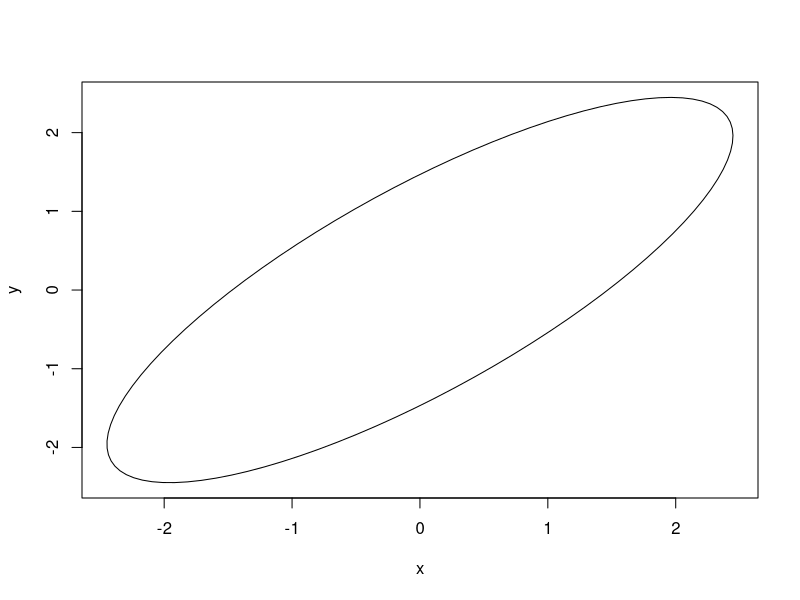

This figure's R source:
library(ellipse)


### Name: ellipse
### Title: Make an ellipse
### Aliases: ellipse ellipse.default
### Keywords: dplot

### ** Examples

# Plot an ellipse corresponding to a 95% probability region for a
# bivariate normal distribution with mean 0, unit variances and 
# correlation 0.8.
plot(ellipse(0.8), type = 'l')
